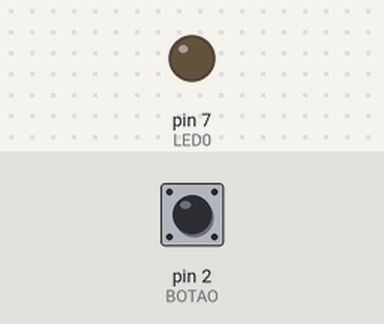
Simulated run of this sketch. Board: Arduino Uno, built with avr-gcc and run on an emulated ATmega328P. Parts: output pins drawn as LEDs (lit = HIGH). The inputs (shaded band) are chosen by the test bench; at power-on: pin 2 (BOTAO) HIGH.

Above: at 1.2 s.
1.3 s: pin 2 (BOTAO) pulled LOW for 0.15 s
At 1.37 s:
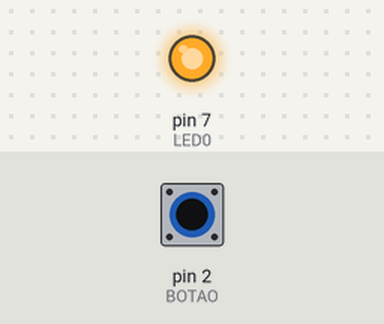
2.9 s: pin 2 (BOTAO) pulled LOW for 3.2 s
At 6.8 s:
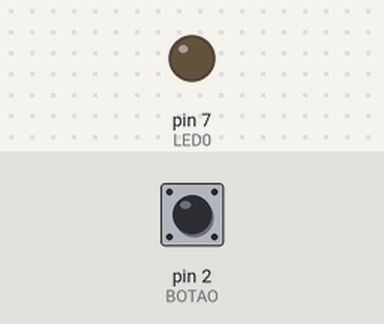
Timing chart, 0 to 8.3 s (numbered marks = the images above; inputs shaded):
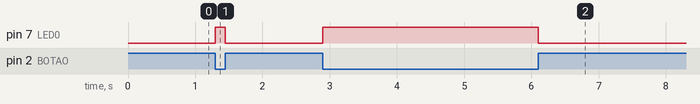

The sketch:

exercicio_1.ino
```cpp
#define LED0 7
#define BOTAO 2

void setup() {
  pinMode(LED0, OUTPUT);
  pinMode(BOTAO, INPUT_PULLUP);

}

void loop() {
  if (digitalRead(BOTAO))
    digitalWrite(LED0, LOW);
  else
    digitalWrite(LED0, HIGH);
}
```

Measured:
- after the input at 1.3 s, pin 7 (LED0): LOW → HIGH at once, → LOW 0.15 s later
- after the input at 2.9 s, pin 7 (LED0): LOW → HIGH at once, → LOW 3.2 s later
